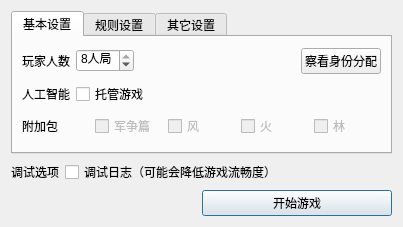
<?xml version="1.0" encoding="UTF-8"?>
<ui version="4.0">
 <class>InitiateBox</class>
 <widget class="QDialog" name="InitiateBox">
  <property name="geometry">
   <rect>
    <x>0</x>
    <y>0</y>
    <width>403</width>
    <height>227</height>
   </rect>
  </property>
  <property name="windowTitle">
   <string>三国杀EX</string>
  </property>
  <layout class="QVBoxLayout" name="verticalLayout">
   <item>
    <widget class="QTabWidget" name="tabWidget">
     <property name="currentIndex">
      <number>0</number>
     </property>
     <widget class="QWidget" name="tab">
      <attribute name="title">
       <string>基本设置</string>
      </attribute>
      <layout class="QVBoxLayout" name="verticalLayout_3">
       <item>
        <layout class="QHBoxLayout" name="horizontalLayout_2">
         <item>
          <widget class="QLabel" name="label">
           <property name="text">
            <string>玩家人数</string>
           </property>
          </widget>
         </item>
         <item>
          <widget class="QSpinBox" name="playerNumSpinBox">
           <property name="suffix">
            <string>人局</string>
           </property>
           <property name="minimum">
            <number>2</number>
           </property>
           <property name="maximum">
            <number>8</number>
           </property>
           <property name="value">
            <number>8</number>
           </property>
          </widget>
         </item>
         <item>
          <spacer name="horizontalSpacer_4">
           <property name="orientation">
            <enum>Qt::Horizontal</enum>
           </property>
           <property name="sizeHint" stdset="0">
            <size>
             <width>40</width>
             <height>20</height>
            </size>
           </property>
          </spacer>
         </item>
         <item>
          <widget class="QPushButton" name="roleButton">
           <property name="text">
            <string>察看身份分配</string>
           </property>
           <property name="autoDefault">
            <bool>false</bool>
           </property>
          </widget>
         </item>
        </layout>
       </item>
       <item>
        <layout class="QHBoxLayout" name="horizontalLayout_7">
         <item>
          <widget class="QLabel" name="label_3">
           <property name="text">
            <string>人工智能</string>
           </property>
          </widget>
         </item>
         <item>
          <widget class="QCheckBox" name="AICheckBox">
           <property name="text">
            <string>托管游戏</string>
           </property>
          </widget>
         </item>
         <item>
          <spacer name="horizontalSpacer_7">
           <property name="orientation">
            <enum>Qt::Horizontal</enum>
           </property>
           <property name="sizeHint" stdset="0">
            <size>
             <width>40</width>
             <height>20</height>
            </size>
           </property>
          </spacer>
         </item>
        </layout>
       </item>
       <item>
        <layout class="QHBoxLayout" name="horizontalLayout_5">
         <item>
          <widget class="QLabel" name="packageLabel">
           <property name="text">
            <string>附加包</string>
           </property>
          </widget>
         </item>
         <item>
          <widget class="QCheckBox" name="jzpCheckBox">
           <property name="enabled">
            <bool>false</bool>
           </property>
           <property name="text">
            <string>军争篇</string>
           </property>
          </widget>
         </item>
         <item>
          <widget class="QCheckBox" name="fengCheckBox">
           <property name="enabled">
            <bool>false</bool>
           </property>
           <property name="text">
            <string>风</string>
           </property>
          </widget>
         </item>
         <item>
          <widget class="QCheckBox" name="huoCheckBox">
           <property name="enabled">
            <bool>false</bool>
           </property>
           <property name="text">
            <string>火</string>
           </property>
          </widget>
         </item>
         <item>
          <widget class="QCheckBox" name="linCheckBox">
           <property name="enabled">
            <bool>false</bool>
           </property>
           <property name="text">
            <string>林</string>
           </property>
          </widget>
         </item>
        </layout>
       </item>
      </layout>
     </widget>
     <widget class="QWidget" name="tab_2">
      <attribute name="title">
       <string>规则设置</string>
      </attribute>
      <layout class="QVBoxLayout" name="verticalLayout_4">
       <item>
        <layout class="QHBoxLayout" name="horizontalLayout_6">
         <item>
          <widget class="QLabel" name="label_2">
           <property name="text">
            <string>每回合可用杀数</string>
           </property>
          </widget>
         </item>
         <item>
          <widget class="QSpinBox" name="shaSpinBox">
           <property name="minimum">
            <number>1</number>
           </property>
           <property name="maximum">
            <number>99999</number>
           </property>
          </widget>
         </item>
         <item>
          <widget class="QCheckBox" name="shaCheckBox">
           <property name="text">
            <string>没有限制</string>
           </property>
          </widget>
         </item>
         <item>
          <spacer name="horizontalSpacer_5">
           <property name="orientation">
            <enum>Qt::Horizontal</enum>
           </property>
           <property name="sizeHint" stdset="0">
            <size>
             <width>40</width>
             <height>20</height>
            </size>
           </property>
          </spacer>
         </item>
        </layout>
       </item>
      </layout>
     </widget>
     <widget class="QWidget" name="tab_3">
      <attribute name="title">
       <string>其它设置</string>
      </attribute>
      <layout class="QVBoxLayout" name="verticalLayout_2">
       <item>
        <layout class="QHBoxLayout" name="horizontalLayout_3">
         <item>
          <widget class="QLabel" name="audioLabel">
           <property name="text">
            <string>声音选项</string>
           </property>
          </widget>
         </item>
         <item>
          <widget class="QCheckBox" name="musicCheckBox">
           <property name="text">
            <string>开启背景音乐</string>
           </property>
           <property name="checked">
            <bool>true</bool>
           </property>
          </widget>
         </item>
         <item>
          <widget class="QCheckBox" name="soundCheckBox">
           <property name="text">
            <string>开启游戏音效</string>
           </property>
           <property name="checked">
            <bool>true</bool>
           </property>
          </widget>
         </item>
         <item>
          <spacer name="horizontalSpacer_2">
           <property name="orientation">
            <enum>Qt::Horizontal</enum>
           </property>
           <property name="sizeHint" stdset="0">
            <size>
             <width>40</width>
             <height>20</height>
            </size>
           </property>
          </spacer>
         </item>
        </layout>
       </item>
       <item>
        <layout class="QHBoxLayout" name="horizontalLayout_4">
         <item>
          <widget class="QLabel" name="graphicLabel">
           <property name="text">
            <string>图形选项</string>
           </property>
          </widget>
         </item>
         <item>
          <widget class="QCheckBox" name="fullscreenCheckBox">
           <property name="text">
            <string>全屏游戏</string>
           </property>
           <property name="checked">
            <bool>true</bool>
           </property>
          </widget>
         </item>
         <item>
          <spacer name="horizontalSpacer_3">
           <property name="orientation">
            <enum>Qt::Horizontal</enum>
           </property>
           <property name="sizeHint" stdset="0">
            <size>
             <width>40</width>
             <height>20</height>
            </size>
           </property>
          </spacer>
         </item>
        </layout>
       </item>
      </layout>
     </widget>
    </widget>
   </item>
   <item>
    <widget class="QWidget" name="debugOption" native="true">
     <layout class="QHBoxLayout" name="horizontalLayout_8">
      <property name="margin">
       <number>0</number>
      </property>
      <item>
       <widget class="QLabel" name="debugLogLabel">
        <property name="text">
         <string>调试选项</string>
        </property>
       </widget>
      </item>
      <item>
       <widget class="QCheckBox" name="debugLogCheckBox">
        <property name="text">
         <string>调试日志（可能会降低游戏流畅度）</string>
        </property>
       </widget>
      </item>
      <item>
       <spacer name="horizontalSpacer_6">
        <property name="orientation">
         <enum>Qt::Horizontal</enum>
        </property>
        <property name="sizeHint" stdset="0">
         <size>
          <width>40</width>
          <height>20</height>
         </size>
        </property>
       </spacer>
      </item>
     </layout>
    </widget>
   </item>
   <item>
    <layout class="QHBoxLayout" name="horizontalLayout">
     <item>
      <spacer name="horizontalSpacer">
       <property name="orientation">
        <enum>Qt::Horizontal</enum>
       </property>
       <property name="sizeHint" stdset="0">
        <size>
         <width>40</width>
         <height>20</height>
        </size>
       </property>
      </spacer>
     </item>
     <item>
      <widget class="QPushButton" name="startButton">
       <property name="sizePolicy">
        <sizepolicy hsizetype="Expanding" vsizetype="Fixed">
         <horstretch>0</horstretch>
         <verstretch>0</verstretch>
        </sizepolicy>
       </property>
       <property name="text">
        <string>开始游戏</string>
       </property>
       <property name="default">
        <bool>true</bool>
       </property>
      </widget>
     </item>
    </layout>
   </item>
  </layout>
 </widget>
 <resources/>
 <connections>
  <connection>
   <sender>shaCheckBox</sender>
   <signal>clicked(bool)</signal>
   <receiver>shaSpinBox</receiver>
   <slot>setDisabled(bool)</slot>
   <hints>
    <hint type="sourcelabel">
     <x>239</x>
     <y>147</y>
    </hint>
    <hint type="destinationlabel">
     <x>176</x>
     <y>152</y>
    </hint>
   </hints>
  </connection>
 </connections>
</ui>
